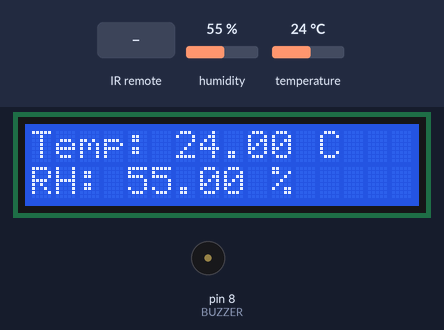
This sketch was run on a simulated Arduino Uno, built with avr-gcc and run on an emulated ATmega328P. Parts: 16×2 character LCD, buzzer (waves = sounding). The test bench sets the inputs (shaded band); at power-on: humidity 55 %, temperature 24 °C. What the sketch prints to the serial monitor is not drawn.

Above: at 5.6 s.
5.7 s: infrared code 0xFF6897 received
At 8.2 s:
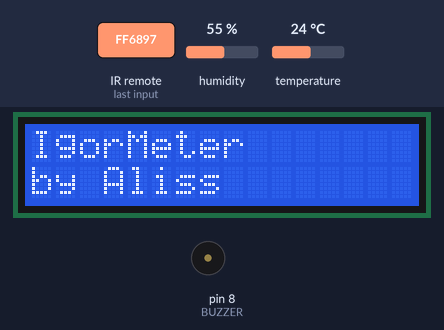
18.5 s: infrared code 0xFF18E7 received
At 24.7 s:
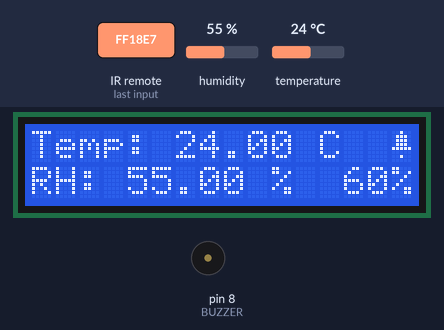
24.9 s: humidity set to 58 %
At 26.9 s:
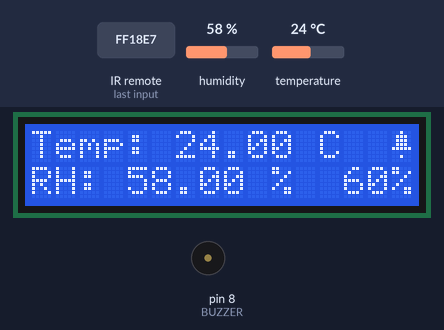
27.6 s: humidity set to 61 %
At 28.9 s:
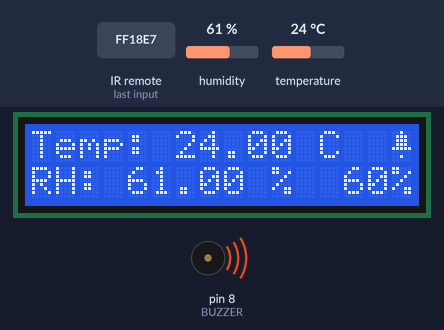
34.0 s: infrared code 0xFF30CF received
At 40.3 s:
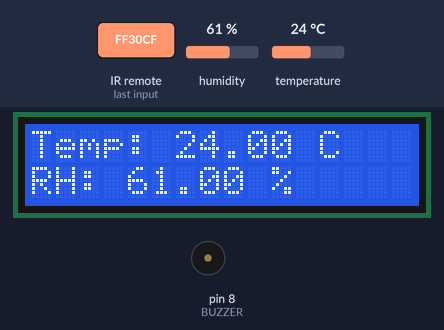
40.4 s: temperature set to 12 °C
At 42.8 s:
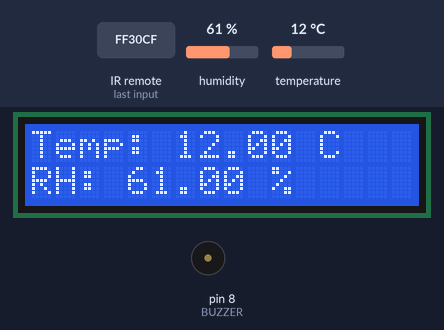
Timing chart, 0 to 44.3 s (numbered marks = the images above; inputs shaded):
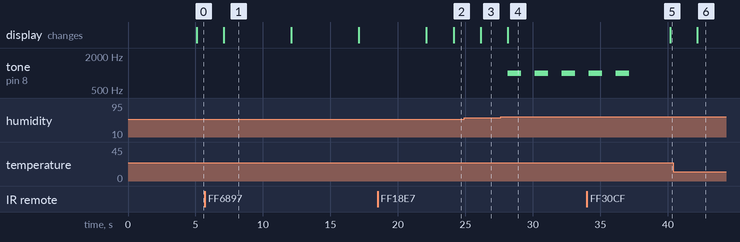

The sketch:

Hygrometer.ino
```cpp
#include <DHT.h>
#include <LiquidCrystal.h>
#include <IRremote.h>

#define DHTPIN 7

// the sensor type: DHT11 or DHT22
#define DHTTYPE DHT22
//5 Minutes intervall
#define INTERVALL_SECONDS 300000

// BUZZER PIN
const int BUZZER = 8;

// RECEIVER PIN
const int IRRECVPIN = 9;

// Available modes
const int SHOW_MODE = 1;
const int ALARM_MODE = 2;

int currentMode = SHOW_MODE;

int humidityThreshold = 60;

byte AlarmIcon[8] = {
        0b00100,
        0b01110,
        0b01110,
        0b01110,
        0b11111,
        0b00000,
        0b00100,
        0b00000
};

// irrecv(pin)
IRrecv irrecv(IRRECVPIN);

// dht(pin, type)
DHT dht(DHTPIN, DHTTYPE);

// LiquidCrystal(rs, enable, d4, d5, d6, d7)
LiquidCrystal lcd(12, 11, 5, 4, 3, 2);

decode_results irResults;
unsigned long timePreChoicePressed = 0;

// last alarm time
unsigned long lastAlarmTime = 0;
// current alarm time
unsigned long currAlarmTime;

void showModeOnLcd();

void setup() {
    Serial.begin(9600);
    dht.begin();

    lcd.begin(16, 2);
    lcd.createChar(0, AlarmIcon);
    lcd.setCursor(0, 0);
    lcd.print("IgorMeter");
    lcd.setCursor(0, 1);
    lcd.print("by Aliss");

    delay(3000);

    pinMode(BUZZER, OUTPUT);

    irrecv.enableIRIn();
    irrecv.blink13(true);
}

void loop() {

    delay(2000);
    noTone(BUZZER);

    // no FUNC following command
    // in the following 4 seconds
    if(timePreChoicePressed != 0
      && (timePreChoicePressed + 8000) < millis()) {
        timePreChoicePressed = 0;
      }

    if (irrecv.decode(&irResults)){
        Serial.println(irResults.value, HEX);
        irrecv.resume();

        switch(irResults.value){
            case 0xFF6897:
                Serial.println("Pressed 0");
                showCredits();
                break;
            case 0xFF30CF:
                Serial.println("Pressed 1");
                currentMode = SHOW_MODE;
                timePreChoicePressed = 0;
                break;
            case 0xFF18E7:
                Serial.println("Pressed 2");
                currentMode = ALARM_MODE;
                timePreChoicePressed = 0;
                break;
            case 0xFFE21D:
                Serial.println("Pressed FUNC");
                timePreChoicePressed = millis();
                Serial.println(timePreChoicePressed);
                break;
            case 0xFF22DD:
                Serial.println("Pressed <<");
                if (timePreChoicePressed != 0 ) {
                    humidityThreshold--;
                } else {
                    timePreChoicePressed = 0;
                }
                break;
            case 0xFFC23D:
                Serial.println("Pressed >>");
                if (timePreChoicePressed != 0 ) {
                    humidityThreshold++;
                } else {
                    timePreChoicePressed = 0;
                }
                break;
            default:
                timePreChoicePressed = 0;
        }
    }

    float h = dht.readHumidity();
    float t = dht.readTemperature();

    //printOnConsole(h, t);
    showOnLcd(h, t);

    // play a sound if the humidity value is over the threshold
    // and the currentMode is equal alarm_mode
    if(currentMode == ALARM_MODE && h >= humidityThreshold ) {
        currAlarmTime = millis();
        if(lastAlarmTime == 0 || currAlarmTime - lastAlarmTime >= INTERVALL_SECONDS) {
            lastAlarmTime = currAlarmTime;

            int i =0;
            while (currentMode == ALARM_MODE && i < 5) {
                tone(BUZZER, 1000); //play sound
                delay(1000); //for 1 second
                noTone(BUZZER); //stop sound
                delay(1000);  //for 1 second

                i++;
            }

            noTone(BUZZER); //stop sound

        }
    }
}

void printOnConsole(float h, float t) {
    Serial.print("Temperature = ");
    Serial.println(t);
    Serial.print("Humidity = ");
    Serial.println(h);
    Serial.println(millis());
}

void showOnLcd(float h, float t) {
    lcd.clear();
    lcd.setCursor(0, 0);
    lcd.print("Temp: ");
    lcd.print(t);
    lcd.print(" C");
    lcd.setCursor(0, 1);
    lcd.print("RH: ");
    lcd.print(h);
    lcd.print(" %");
    showModeOnLcd();
}

void showModeOnLcd() {
    if (currentMode == ALARM_MODE) {
        lcd.setCursor(15, 0);
        lcd.write(byte(0));
        lcd.setCursor(13, 1);
        lcd.print(humidityThreshold);
        lcd.print("%");
    }
}

void showCredits() {
  lcd.clear();
  lcd.setCursor(0, 0);
  lcd.print("IgorMeter ");
  lcd.setCursor(0, 1);
  lcd.print("by Aliss");
  delay(5000);
  lcd.clear();
  lcd.setCursor(0, 0);
  lcd.print("1 to SHOW mode");
  lcd.setCursor(0, 1);
  lcd.print("2 to ALARM mode");
  delay(5000);
  lcd.clear();
  lcd.setCursor(0, 0);
  lcd.print("Func + << or >>");
  lcd.setCursor(0, 1);
  lcd.print("change threshold");
  delay(5000);
}
```

Measured:
- the behaviour switches between 59 and 60 % on humidity (found by bisection; images 3 and 4)
- after the input at 5.7 s, the display: changes after 1.4 s (image 1)
- after the input at 18.5 s, the display: first differs from a run without the input after 5.6 s (image 2)
- after the input at 24.9 s, the display: changes after 1.2 s (image 3)
- after the input at 27.6 s, tone on pin 8 (BUZZER): alternates 1000 Hz for 1.0 s and silent for 1.0 s, starting after 0.55 s; the display: changes after 0.55 s (image 4)
- after the input at 34.0 s, the display: changes after 6.2 s (image 5)
- after the input at 40.4 s, the display: changes after 1.8 s (image 6)
